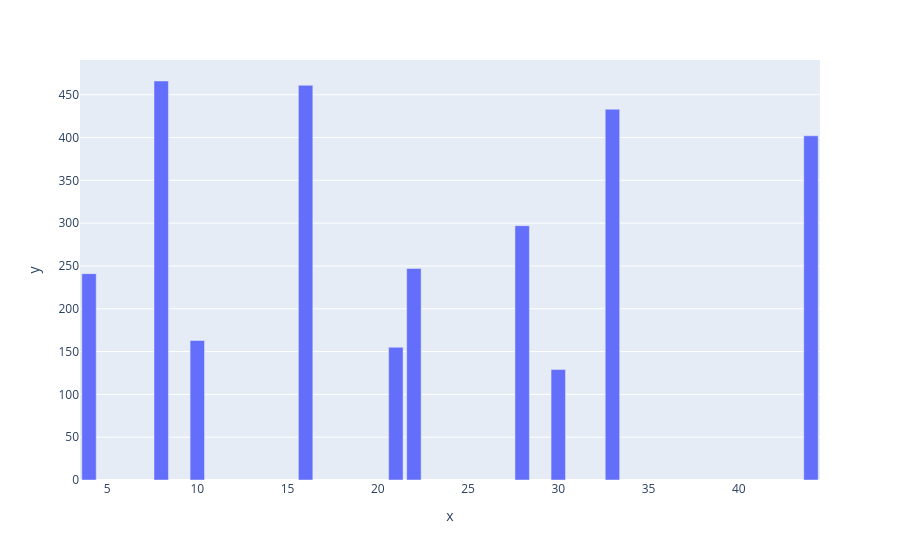

Notebook code for this chart:
### Code cell
import plotly.express as px
x = np.array(random.sample(range(1, 50), 10))
y = np.array(random.sample(range(100, 500), 10))
fig = px.bar(x=x, y=y)
fig.show()

### Figure 1 — Plotly figure (JSON) as saved in the notebook; plotly's stock layout.template omitted (floating-point values rounded to 4 significant figures)
{"data": [{"hovertemplate": "x=%{x}<br>y=%{y}<extra></extra>", "legendgroup": "", "marker": {"color": "#636efa", "pattern": {"shape": ""}}, "name": "", "orientation": "v", "showlegend": false, "textposition": "auto", "type": "bar", "x": [22, 28, 10, 8, 21, 4, 33, 16, 30, 44], "xaxis": "x", "y": [247, 297, 163, 466, 155, 241, 433, 461, 129, 402], "yaxis": "y"}], "layout": {"barmode": "relative", "legend": {"tracegroupgap": 0}, "margin": {"t": 60}, "xaxis": {"anchor": "y", "domain": [0, 1], "title": {"text": "x"}}, "yaxis": {"anchor": "x", "domain": [0, 1], "title": {"text": "y"}}}}
